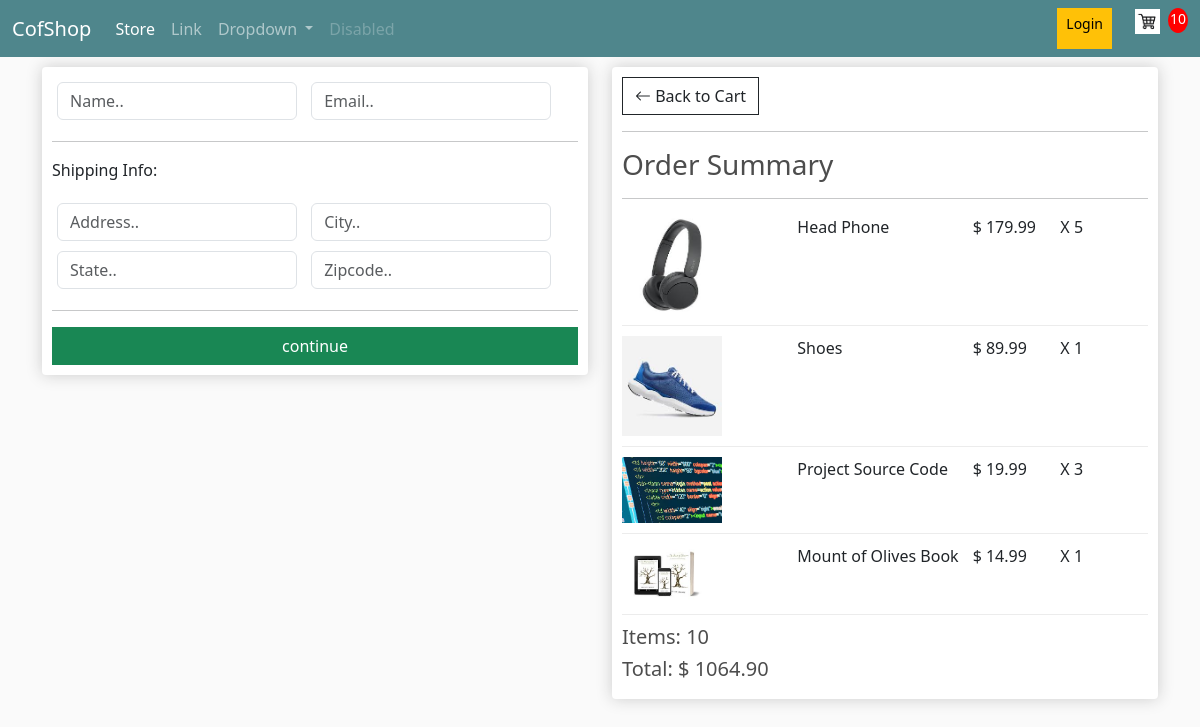
/checkout/ (signed in), run on an earlier commit of the app's database.
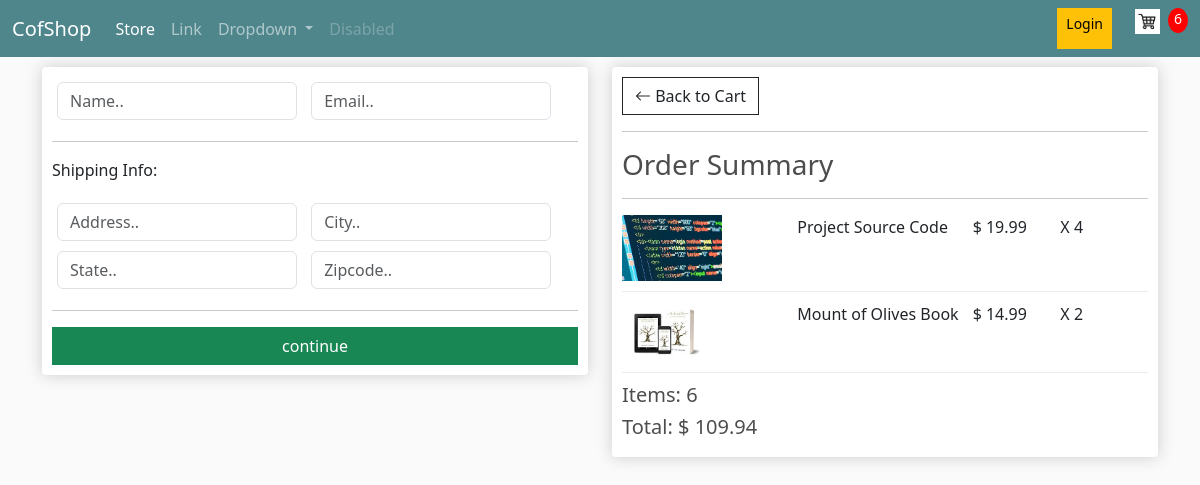
And on a later commit of the database.
### store/models.py (models this page shows, shortened)
class OrderItem(models.Model):
    product= models.ForeignKey(Product,on_delete=models.SET_NULL,blank=True, null=True)
    order= models.ForeignKey(Order,on_delete=models.SET_NULL,blank=True, null=True)
    quantity = models.IntegerField(default=0,null=True,blank=True)
    date_added=models.DateTimeField(auto_now_add=True)
    @property
    def get_total(self):
        total = self.quantity * self.product.price
        return total

class Product(models.Model):
    name= models.CharField(max_length=200, null=True)
    price=models.FloatField()
    digital= models.BooleanField(default=False,null=True,blank=True)
    image=models.ImageField(blank=True,null=True,upload_to='product/')
    @property
    def imageURL(self):
        try:
            url=self.image.url
        except:
            url=''
        return url

class Order(models.Model):
    customer = models.ForeignKey(Customer,on_delete=models.SET_NULL,blank=True, null=True)
    date_ordered=models.DateTimeField(auto_now_add=True)
    complete = models.BooleanField(default=False,null=True,blank=True)
    transaction_id = models.CharField(max_length=200, null=True)
    @property
    def get_cart_total(self):
        orderitems = self.orderitem_set.all()
        total = sum([item.get_total for item in orderitems])
        return total
    @property
    def get_cart_quantity(self):
        orderitems=self.orderitem_set.all()
        total = sum([item.quantity for item in orderitems])
        return total

### store/views.py (the view)
# urls.py: path('checkout/',views.checkout, name='checkout'),
def checkout(request):
    if request.user.is_authenticated:
        customer = request.user.customer
        order,created=Order.objects.get_or_create(customer=customer,complete=False)
        items = order.orderitem_set.all()
        cartItems=order.get_cart_quantity
    else:
        items = []
        order ={'get_cart_total':0,'get_cart_quantity':0}
        cartItems=order['get_cart_quantity']
    return render(request, 'store/checkout.html',{'items':items,'order':order,'cartItems':cartItems})

### store/templates/store/checkout.html (shortened to what this page needs)
{% extends "store/base.html" %}
{% load static %}
{% block content %}
<div class="row">
    <div class="col-lg-6">
        <div class="box-element" id="form-wrapper">
            <form action="">
                <div id="user-info">
                    <div class="form-field">
                        <input required type="text" class="form-control" name="name" placeholder="Name..">
                    </div>
                    <div class="form-field">
                        <input required type="email" class="form-control" name="email" placeholder="Email..">
                    </div>
                </div>
                <div id="shipping-info">
                    <hr>
                    <p>Shipping Info: </p>
                    <div class="form-field">
                        <input  type="text" class="form-control" name="address" placeholder="Address..">
                    </div>
                    <div class="form-field">
                        <input  type="text" class="form-control" name="city" placeholder="City..">
                    </div>
                    <div class="form-field">
                        <input  type="text" class="form-control" name="state" placeholder="State..">
                    </div>
                    <div class="form-field">
                        <input  type="text" class="form-control" name="zipcode" placeholder="Zipcode..">
                    </div>
                </div>
                <hr>
                <input id="form-button" type="submit" value="continue" class="btn btn-success w-100">
            </form>
        </div>
        <br>
    </div>
    <div class="col-lg-6">
        <div class="box-element">
            <a href="{% url "cart" %}" class="btn btn-outline-dark">
                <i class="bi bi-arrow-left"></i>  Back to Cart
            </a>
            <hr>
            <h3>Order Summary</h3>
            <hr>
            {% for item in items  %}
                <div class="cart-row">
                    <div style="flex:2"><img class="row-image" src="{{item.product.imageURL}}"></div>
                    <div style="flex:2">{{item.product.name}}</div>
                    <div style="flex:1"> $ {{item.product.price|floatformat:2}}</div>
                    <div style="flex:1">
                       X   {{item.quantity}}              </div>
                </div>
            {% endfor %}
            <h5>Items: {{order.get_cart_quantity}}</h5>
            <h5>Total: $ {{order.get_cart_total|floatformat:2}}</h5>
        </div>
    </div>
</div>
{% endblock content %}

What changed in the data, as far as the page shows it:
removed OrderItem: product.imageURL (picture), product.name "Head Phone", product.price "179.99", quantity "5"
removed OrderItem: product.imageURL (picture), product.name "Shoes", product.price "89.99", quantity "1"
changed OrderItem "Project Source Code": quantity "3" → "4"
changed OrderItem "Mount of Olives Book": quantity "1" → "2"
changed through a linked row, Order: get_cart_quantity "10" → "6"; get_cart_total "1064.90" → "109.94"
Also different on the page:
{{ cartItems }}: "10" → "6"
